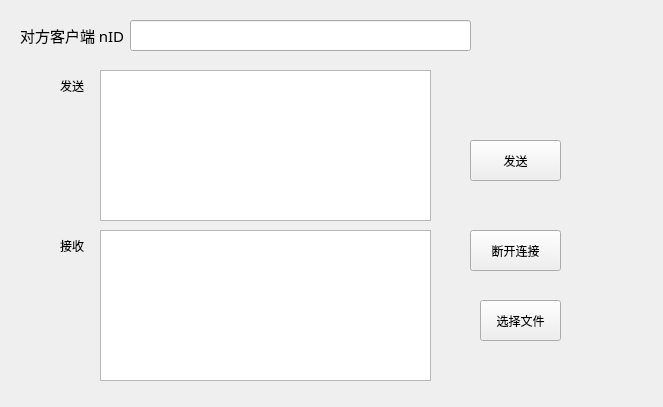
<?xml version="1.0" encoding="UTF-8"?>
<ui version="4.0">
 <class>Widget</class>
 <widget class="QWidget" name="Widget">
  <property name="geometry">
   <rect>
    <x>0</x>
    <y>0</y>
    <width>663</width>
    <height>407</height>
   </rect>
  </property>
  <property name="windowTitle">
   <string>Widget</string>
  </property>
  <widget class="QTextEdit" name="textEdit">
   <property name="geometry">
    <rect>
     <x>100</x>
     <y>70</y>
     <width>331</width>
     <height>151</height>
    </rect>
   </property>
  </widget>
  <widget class="QLabel" name="label">
   <property name="geometry">
    <rect>
     <x>60</x>
     <y>70</y>
     <width>31</width>
     <height>31</height>
    </rect>
   </property>
   <property name="text">
    <string>发送</string>
   </property>
  </widget>
  <widget class="QTextEdit" name="textEdit_2">
   <property name="geometry">
    <rect>
     <x>100</x>
     <y>230</y>
     <width>331</width>
     <height>151</height>
    </rect>
   </property>
  </widget>
  <widget class="QLabel" name="label_2">
   <property name="geometry">
    <rect>
     <x>60</x>
     <y>220</y>
     <width>31</width>
     <height>51</height>
    </rect>
   </property>
   <property name="text">
    <string>接收</string>
   </property>
  </widget>
  <widget class="QPushButton" name="pushButton">
   <property name="geometry">
    <rect>
     <x>470</x>
     <y>140</y>
     <width>91</width>
     <height>41</height>
    </rect>
   </property>
   <property name="text">
    <string>发送</string>
   </property>
  </widget>
  <widget class="QLineEdit" name="lineEdit">
   <property name="geometry">
    <rect>
     <x>130</x>
     <y>20</y>
     <width>341</width>
     <height>31</height>
    </rect>
   </property>
  </widget>
  <widget class="QPushButton" name="pushButton_2">
   <property name="geometry">
    <rect>
     <x>470</x>
     <y>230</y>
     <width>91</width>
     <height>41</height>
    </rect>
   </property>
   <property name="text">
    <string>断开连接</string>
   </property>
  </widget>
  <widget class="QLabel" name="label_3">
   <property name="geometry">
    <rect>
     <x>20</x>
     <y>20</y>
     <width>111</width>
     <height>31</height>
    </rect>
   </property>
   <property name="font">
    <font>
     <family>宋体</family>
     <pointsize>11</pointsize>
    </font>
   </property>
   <property name="text">
    <string>对方客户端 nID</string>
   </property>
   <property name="alignment">
    <set>Qt::AlignLeading|Qt::AlignLeft|Qt::AlignVCenter</set>
   </property>
  </widget>
  <widget class="QPushButton" name="pushButton_3">
   <property name="geometry">
    <rect>
     <x>480</x>
     <y>300</y>
     <width>81</width>
     <height>41</height>
    </rect>
   </property>
   <property name="text">
    <string>选择文件</string>
   </property>
  </widget>
 </widget>
 <resources/>
 <connections/>
</ui>
